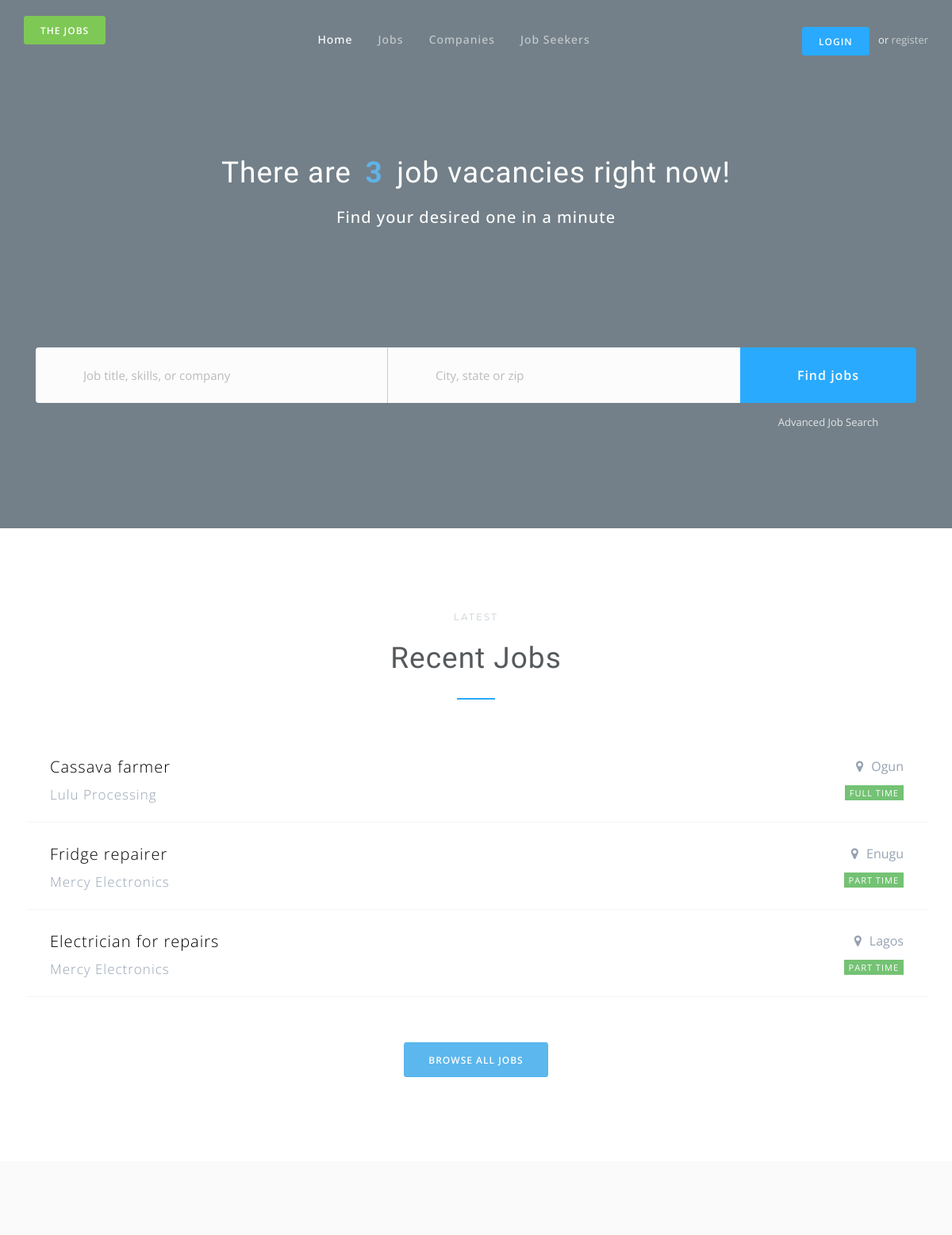
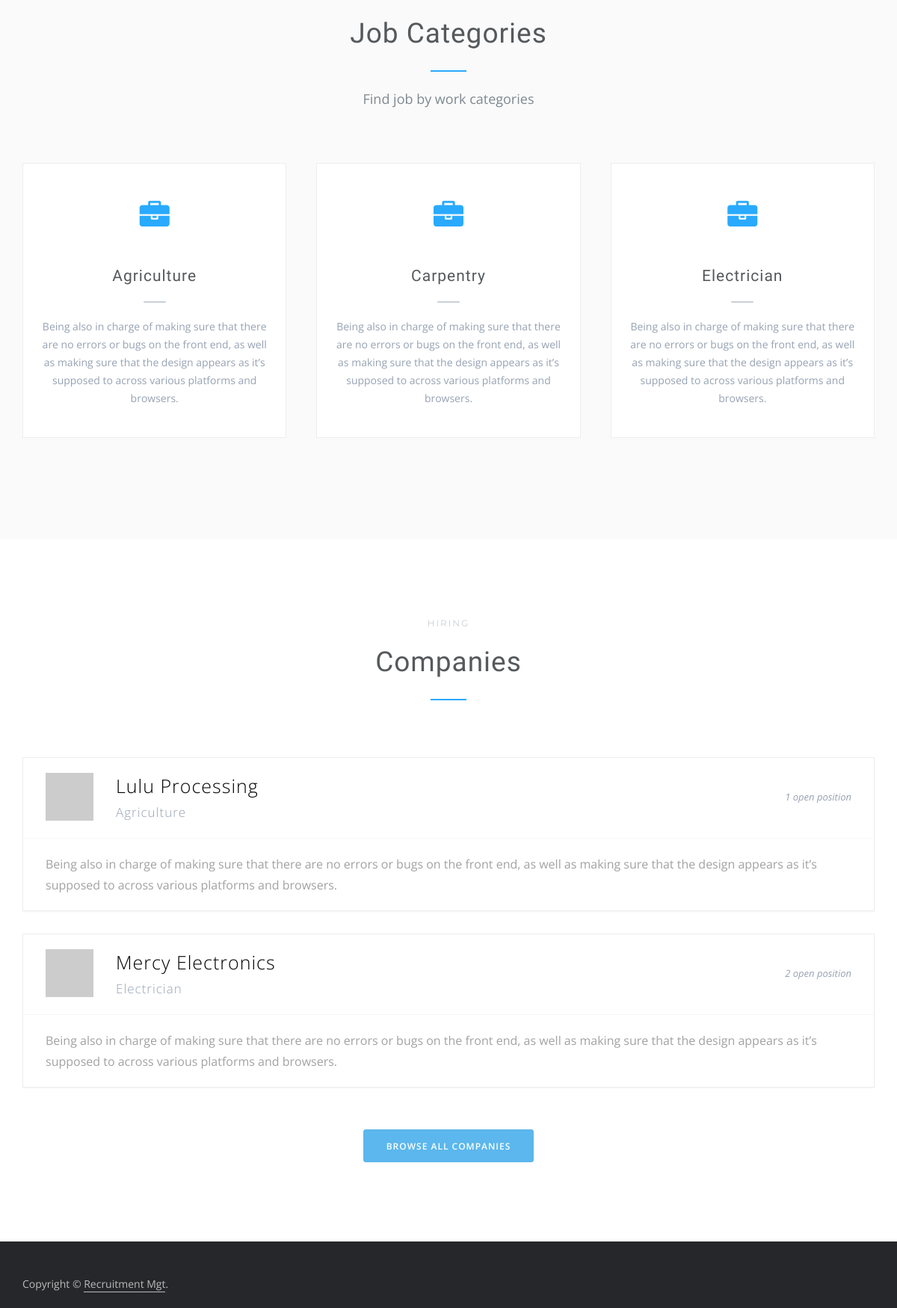
The page / on the database its author committed (2 pictures, top to bottom).
### jobs/models.py (models this page shows, shortened)
class Job(models.Model):
    FULL_TIME = 'FT'
    PART_TIME = 'PT'
    FREELANCER = 'FL'
    INTERNSHIP = 'IT'
    JOB_TYPE = (
        (FULL_TIME, 'Full Time'),
        (PART_TIME, 'Part Time'),
        (FREELANCER, 'Freelancer'),
        (INTERNSHIP, 'Internship'),
    )
    title = models.CharField(max_length=100)
    slug = models.SlugField()
    company = models.ForeignKey(
        Company, related_name='jobs', on_delete=models.CASCADE)
    job_type = models.CharField(max_length=2, choices=JOB_TYPE)
    description = models.TextField(max_length=1000)
    salary = models.CharField(max_length=25)
    years_of_experience = models.IntegerField()
    vacancy = models.IntegerField(default=1)
    state = models.ForeignKey(State, on_delete=models.CASCADE)
    application_deadline = models.DateField()
    created = models.DateTimeField(auto_now_add=True)
    updated = models.DateTimeField(auto_now=True)
    class Meta:
        ordering = ['-created']

class Company(models.Model):
    user = models.OneToOneField(User, on_delete=models.CASCADE)
    name = models.CharField(max_length=25)
    slug = models.SlugField()
    category = models.ForeignKey(Category, on_delete=models.CASCADE)
    state = models.ForeignKey(State, on_delete=models.CASCADE)
    about = models.TextField(max_length=5000)
    logo = models.ImageField(upload_to='logos', blank=True)
    company_email = models.EmailField()
    established = models.DateField(blank=True, null=True)
    website = models.URLField(blank=True, null=True)
    phone_number = models.CharField(max_length=13,
                                    blank=True, null=True)
    created = models.DateTimeField(auto_now_add=True)
    updated = models.DateTimeField(auto_now=True)
    class Meta:
        verbose_name_plural = 'Companies'

class State(models.Model):
    name = models.CharField(max_length=25)
    slug = models.SlugField()
    created = models.DateTimeField(auto_now_add=True)
    updated = models.DateTimeField(auto_now=True)
    def __str__(self):
        return self.name

class Category(models.Model):
    name = models.CharField(max_length=25)
    slug = models.SlugField()
    description = models.TextField()
    created = models.DateTimeField(auto_now_add=True)
    updated = models.DateTimeField(auto_now=True)
    class Meta:
        verbose_name_plural = 'Categories'
    def __str__(self):
        return self.name

### jobs/views.py (the view)
# urls.py: path('', views.home, name='home'),
def home(request):
    jobs = Job.objects.all()
    categories = Category.objects.all()
    companies = Company.objects.all()
    job_seekers = Applicant.objects.all()
    return render(
        request, 'home.html', {'jobs': jobs,
                               'categories': categories,
                               'companies': companies,
                               'job_seekers': job_seekers})

### templates/home.html (shortened to what this page needs)
{% extends "base.html" %}
{% load static %}
{% block content %}
    <header class="site-header size-md text-center">
      <div class="container">
        <div class="col-xs-12">
          <br><br>
          <h2>There are <mark>{{ jobs.count }}</mark> job vacancies right now!</h2>
          <h5 class="font-alt">Find your desired one in a minute</h5>
          <br><br><br>
          <form class="header-job-search">
            <div class="input-keyword">
              <input type="text" class="form-control" placeholder="Job title, skills, or company">
            </div>
            <div class="input-location">
              <input type="text" class="form-control" placeholder="City, state or zip">
            </div>
            <div class="btn-search">
              <button class="btn btn-primary" type="submit">Find jobs</button>
              <a href="job-list.html">Advanced Job Search</a>
            </div>
          </form>
        </div>
      </div>
    </header>
    <main>
      <section>
        <div class="container">
          <header class="section-header">
            <span>Latest</span>
            <h2>Recent jobs</h2>
          </header>
          <div class="row item-blocks-connected">
            {% for job in jobs %}
            <div class="col-xs-12">
              <a class="item-block" href="{% url 'job_detail' job.id %}">
                <header>
                  <div class="hgroup">
                    <h4>{{ job.title }}</h4>
                    <h5>{{ job.company.name }}</h5>
                  </div>
                  <div class="header-meta">
                    <span class="location">{{ job.state }}</span>
                    <span class="label label-success">{{ job.get_job_type_display }}</span>
                  </div>
                </header>
              </a>
            </div>
            {% endfor %}
          </div>
          <br><br>
          <p class="text-center"><a class="btn btn-info" href="{% url 'job_list' %}">Browse all jobs</a></p>
        </div>
      </section>
      <section class="bg-alt">
        <div class="container">
          <header class="section-header">
            <h2>Job categories</h2>
            <p>Find job by work categories</p>
          </header>
          <div class="category-grid">
            {% for category in categories %}
            <a href="{% url 'category_detail' category.slug %}">
              <i class="fa fa-briefcase"></i>
              <h6>{{ category.name }}</h6>
              <p>{{ category.description }}</p>
            </a>
            {% endfor %}
          </div>
        </div>
      </section>
      <section>
        <div class="container">
          <header class="section-header">
            <span>Hiring</span>
            <h2>Companies</h2>
          </header>
          <div class="row">
            {% for company in companies %}
            <div class="col-xs-12">
              <a class="item-block" href="{% url 'company_detail' company.id %}">
                <header>
                  <img src="https://via.placeholder.com/150x150" alt="">
                  <div class="hgroup">
                    <h4>{{ company.name }}</h4>
                    <h5>{{ company.category }}</h5>
                  </div>
                  <span class="open-position">{{ company.jobs.count }} open position</span>
                </header>
                <div class="item-body">
                  <p>{{ company.about }}</p>
                </div>
              </a>
            </div>
            {% endfor %}
          </div>
          <br><br>
          <p class="text-center"><a class="btn btn-info" href="{% url 'companies' %}">Browse all companies</a></p>
        </div>
      </section>
    </main>
{% endblock %}

### rows shown on the page
Job: title "Cassava farmer", company.name "Lulu Processing", state "Ogun", job_type "FULL TIME"
Job: title "Fridge repairer", company.name "Mercy Electronics", state "Enugu", job_type "PART TIME"
Job: title "Electrician for repairs", company.name "Mercy Electronics", state "Lagos", job_type "PART TIME"
Category: name "Agriculture", description "Being also in charge of making sure that there are no errors or bugs on the front end, as well as making sure that the design appears as it’s supposed to across various platforms and browsers."
Category: name "Carpentry", description "Being also in charge of making sure that there are no errors or bugs on the front end, as well as making sure that the design appears as it’s supposed to across various platforms and browsers."
Category: name "Electrician", description "Being also in charge of making sure that there are no errors or bugs on the front end, as well as making sure that the design appears as it’s supposed to across various platforms and browsers."
Company: name "Lulu Processing", category "Agriculture", jobs.count "1", about "Being also in charge of making sure that there are no errors or bugs on the front end, as well as making sure that the design appears as it’s supposed to across various platforms and browsers."
Company: name "Mercy Electronics", category "Electrician", jobs.count "2", about "Being also in charge of making sure that there are no errors or bugs on the front end, as well as making sure that the design appears as it’s supposed to across various platforms and browsers."

### other values the page prints
{{ jobs.count }} "3"
